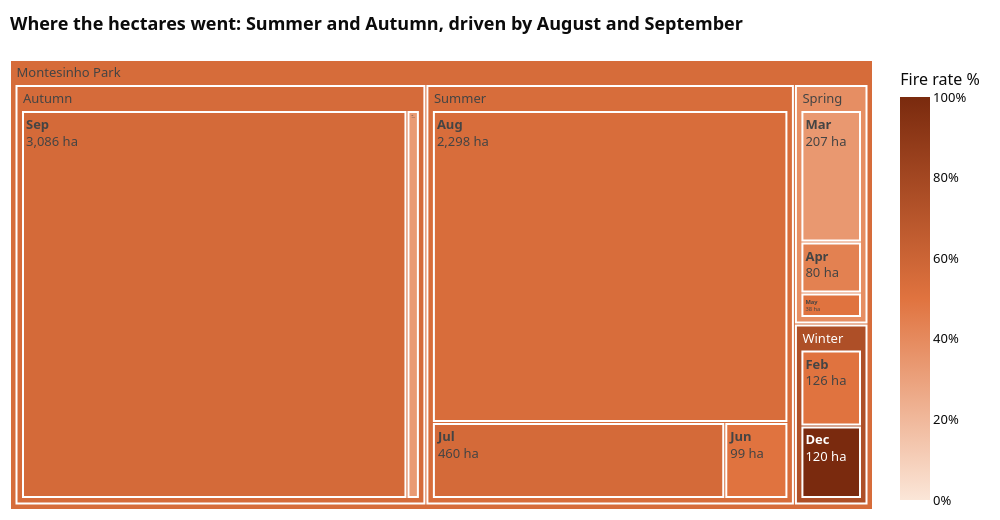

Notebook code cell kept with this figure:
### Markdown cell above
### Viz 3 · Treemap — nested proportions: season → month
*Rectangle size* = hectares burned; *colour* = how often an observation in that month had a fire.

### Code cell
tm = (df.groupby(["season", "month_lbl"], observed=True)
        .agg(burned_ha=("area", "sum"), fire_rate=("fire", "mean"), n=("fire", "size"))
        .reset_index())
tm = tm[tm.burned_ha > 0]
tm["fire_rate"] = (tm.fire_rate * 100).round(0)
fig_tm = px.treemap(tm, path=[px.Constant("Montesinho Park"), "season", "month_lbl"], values="burned_ha",
                    color="fire_rate", color_continuous_scale=ORANGE_SCALE, range_color=[0, 100],
                    custom_data=["n", "fire_rate"])
fig_tm.update_traces(texttemplate="<b>%{label}</b><br>%{value:,.0f} ha", marker=dict(line=dict(color="white", width=2)),
                     hovertemplate="<b>%{label}</b><br>%{value:,.1f} ha burned<br>%{customdata[0]} observations<br>Fire rate %{customdata[1]:.0f}%<extra></extra>")
fig_tm.update_layout(**PLOTLY_LAYOUT, margin=dict(t=60, l=10, r=10, b=10), height=520, width=1000,
                     title=dict(text="<b>Where the hectares went: Summer and Autumn, driven by August and September</b>", x=0.01),
                     coloraxis_colorbar=dict(title="Fire rate %", ticksuffix="%"))
fig_tm.write_image(FIG / "fig03_treemap.png", scale=2)
fig_tm.write_html(OUT / "treemap_interactive.html", include_plotlyjs="cdn")
fig_tm.show()
tm.sort_values("burned_ha", ascending=False)

### Figure 1 — Plotly figure (JSON) as saved in the notebook; plotly's stock layout.template omitted (floating-point values rounded to 4 significant figures)
{"data": [{"branchvalues": "total", "customdata": [["9", 100.0], ["20", 50.0], ["9", 44.0], ["53", 34.0], ["2", 50.0], ["182", 54.0], ["32", 56.0], ["16", 50.0], ["15", 33.0], ["172", 56.0], ["(?)", 74.44], ["(?)", 38.36], ["(?)", 54.18], ["(?)", 55.28], ["(?)", 54.69]], "domain": {"x": [0.0, 1.0], "y": [0.0, 1.0]}, "hovertemplate": "<b>%{label}</b><br>%{value:,.1f} ha burned<br>%{customdata[0]} observations<br>Fire rate %{customdata[1]:.0f}%<extra></extra>", "ids": ["Montesinho Park/Winter/Dec", "Montesinho Park/Winter/Feb", "Montesinho Park/Spring/Apr", "Montesinho Park/Spring/Mar", "Montesinho Park/Spring/May", "Montesinho Park/Summer/Aug", "Montesinho Park/Summer/Jul", "Montesinho Park/Summer/Jun", "Montesinho Park/Autumn/Oct", "Montesinho Park/Autumn/Sep", "Montesinho Park/Winter", "Montesinho Park/Spring", "Montesinho Park/Summer", "Montesinho Park/Autumn", "Montesinho Park"], "labels": ["Dec", "Feb", "Apr", "Mar", "May", "Aug", "Jul", "Jun", "Oct", "Sep", "Winter", "Spring", "Summer", "Autumn", "Montesinho Park"], "marker": {"coloraxis": "coloraxis", "colors": [100.0, 50.0, 44.0, 34.0, 50.0, 54.0, 56.0, 50.0, 33.0, 56.0, 74.44, 38.36, 54.18, 55.28, 54.69], "line": {"color": "white", "width": 2}}, "name": "", "parents": ["Montesinho Park/Winter", "Montesinho Park/Winter", "Montesinho Park/Spring", "Montesinho Park/Spring", "Montesinho Park/Spring", "Montesinho Park/Summer", "Montesinho Park/Summer", "Montesinho Park/Summer", "Montesinho Park/Autumn", "Montesinho Park/Autumn", "Montesinho Park", "Montesinho Park", "Montesinho Park", "Montesinho Park", ""], "texttemplate": "<b>%{label}</b><br>%{value:,.0f} ha", "type": "treemap", "values": [120.0, 125.5, 80.02, 206.6, 38.48, 2298.0, 459.8, 99.3, 99.57, 3086.0, 245.5, 325.1, 2857.0, 3186.0, 6613.0]}], "layout": {"coloraxis": {"autocolorscale": false, "cmax": 100, "cmin": 0, "colorbar": {"ticksuffix": "%", "title": {"text": "Fire rate %"}}, "colorscale": [[0, "#fbe6d8"], [0.5, "#e0733f"], [1, "#7a2a0e"]]}, "font": {"color": "#0b0b0b", "family": "Segoe UI, sans-serif", "size": 13}, "height": 520, "legend": {"tracegroupgap": 0}, "margin": {"b": 10, "l": 10, "r": 10, "t": 60}, "paper_bgcolor": "white", "plot_bgcolor": "white", "title": {"text": "<b>Where the hectares went: Summer and Autumn, driven by August and September</b>", "x": 0.01}, "width": 1000}}
